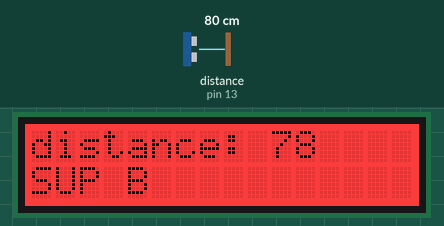
A sketch run on a simulated Arduino Uno, built with avr-gcc and run on an emulated ATmega328P. Parts: 16×2 character LCD. Wiring (inferred from the names in the program): ultrasonic range finder: trigger pin 12; echo pin 13. The inputs (shaded band) are chosen by the test bench; at power-on: distance to the obstacle (sensor on pin 13) 80 cm. The echo pulse lasts 58.3 µs per cm; what the sketch prints to the serial monitor is not drawn.

Above: at 1.2 s.
1.3 s: distance to the obstacle (sensor on pin 13) set to 2 cm
At 2.3 s:
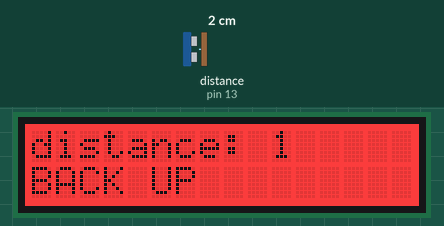
2.8 s: distance to the obstacle (sensor on pin 13) set to 299 cm
At 4.0 s:
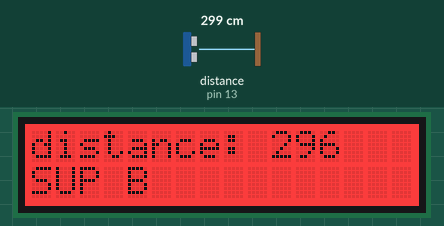
4.3 s: distance to the obstacle (sensor on pin 13) set to 9 cm
At 5.5 s:
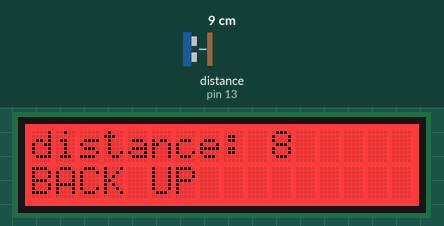
5.8 s: distance to the obstacle (sensor on pin 13) set to 60 cm
At 7.0 s:
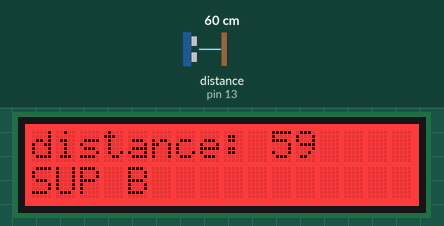
7.3 s: distance to the obstacle (sensor on pin 13) set to 4 cm
At 8.0 s:
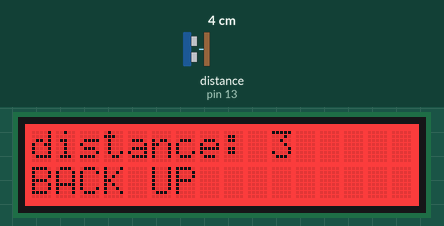
Timing chart, 0 to 9.8 s (numbered marks = the images above; inputs shaded):
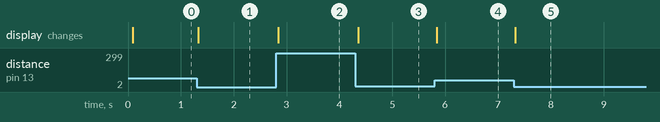

The sketch:

ultrasonic.ino
```cpp
#include <Wire.h>
#include "rgb_lcd.h"

rgb_lcd lcd;

const int colorR = 255;
const int colorG = 0;
const int colorB = 0;
// defines pins numbers
const int trigPin = 12;
const int echoPin = 13;
// defines variables
long duration;
int distance;
void setup() {
pinMode(trigPin, OUTPUT); // Sets the trigPin as an Output
pinMode(echoPin, INPUT); // Sets the echoPin as an Input
Serial.begin(9600); // Starts the serial communication
  lcd.begin(16, 2);

    lcd.setRGB(colorR, colorG, colorB);

}
void loop() {
// Clears the trigPin
digitalWrite(trigPin, LOW);
delayMicroseconds(2);
// Sets the trigPin on HIGH state for 10 micro seconds
digitalWrite(trigPin, HIGH);
delayMicroseconds(10);
digitalWrite(trigPin, LOW);
// Reads the echoPin, returns the sound wave travel time in microseconds
duration = pulseIn(echoPin, HIGH);
// Calculating the distance
distance= duration*0.034/2;
// Prints the distance on the Serial Monitor
Serial.print("Distance: ");
Serial.println(distance);
 lcd.setCursor(0, 0);
lcd.print("distance: ");
lcd.println(distance);
lcd.setCursor(0,1);
if(distance <= 35){
  lcd.println("BACK UP");
}
else{
  lcd.println("SUP B");
}
}
```

Measured:
- after the input at 1.3 s, the display: changes at once (image 1)
- after the input at 2.8 s, the display: changes at once (image 2)
- after the input at 4.3 s, the display: changes after 0.06 s (image 3)
- after the input at 5.8 s, the display: changes at once (image 4)
- after the input at 7.3 s, the display: changes at once (image 5)
